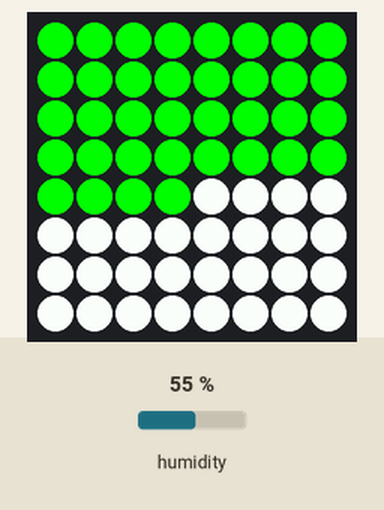
Recording of a program running on a simulated Raspberry Pi (BCM pin numbers) with a Sense HAT. On the bench: the Sense HAT's 8×8 RGB LED matrix. The inputs (shaded band) are chosen by the test bench; at power-on: humidity 55 %.

Above: at 1.2 s.
1.3 s: humidity set to 22 %
At 2.2 s:
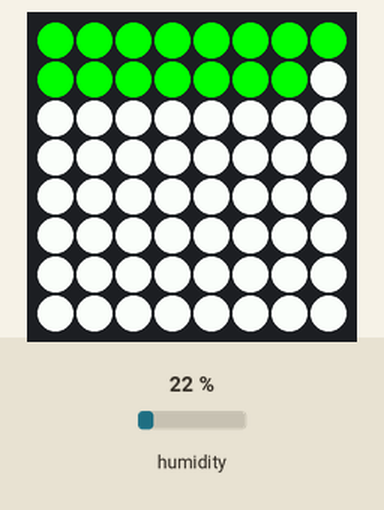
2.8 s: humidity set to 88 %
At 3.3 s:
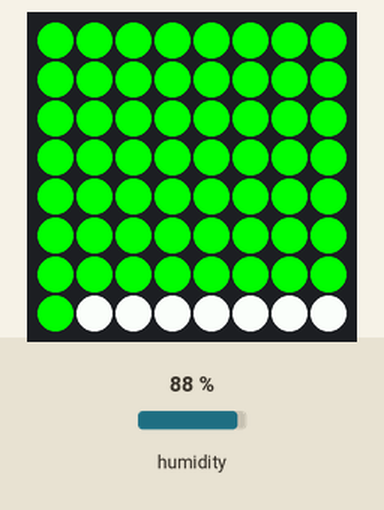
4.3 s: humidity set to 40 %
At 5.6 s:
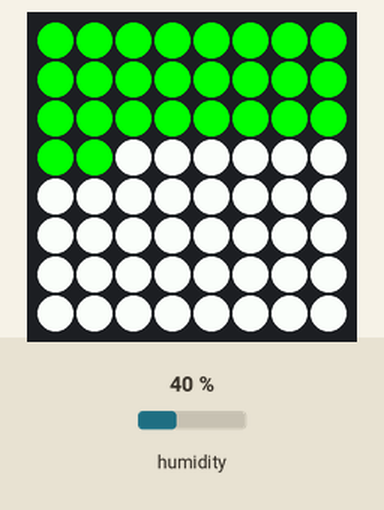
Timing chart, 0 to 7.3 s (numbered marks = the images above; inputs shaded):
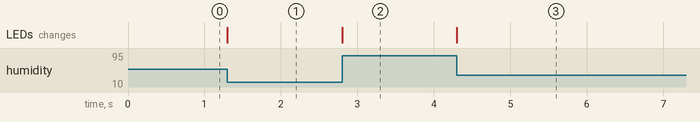

Measured:
- after the input at 1.3 s, the LEDs: change at once (image 1)
- after the input at 2.8 s, the LEDs: change at once (image 2)
- after the input at 4.3 s, the LEDs: change at once (image 3)

The program:

humidity-2017-12-12-12-45-03.py
```python
# This file has been written to your home directory for convenience. It is
# saved as "/home/pi/humidity-2017-12-12-12-45-03.py"

from sense_emu import SenseHat

sense = SenseHat()

green = (0, 255, 0)
white = (255, 255, 255)

while True:
    humidity = sense.humidity
    humidity_value = 64 * humidity / 100
    pixels = [green if i < humidity_value else white for i in range(64)]
    sense.set_pixels(pixels)
```
